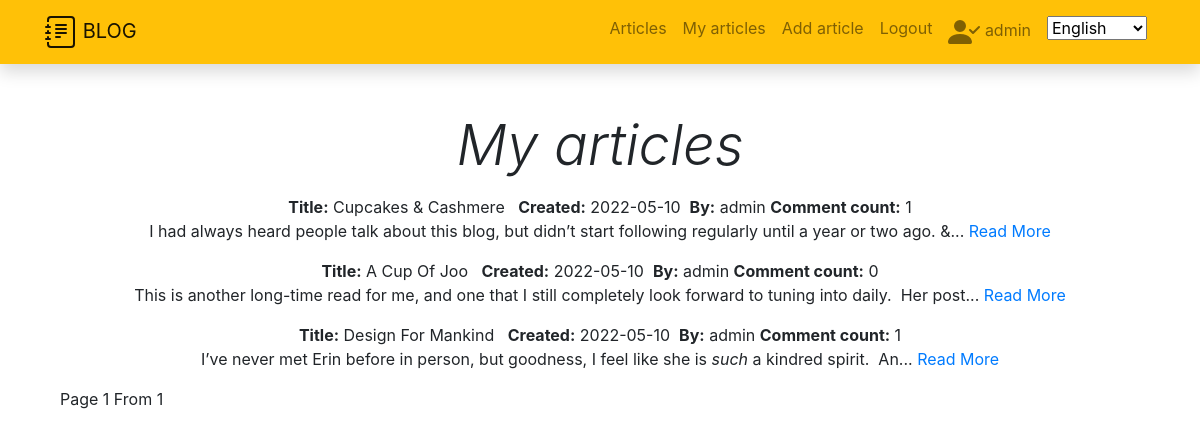
The page /my_articles/ (signed in) on the database its author committed.
### blog/models.py (models this page shows)
class Article(models.Model):
    title = models.CharField(_("Title"), max_length=200, null=True, blank=True)
    user = models.ForeignKey(User, verbose_name="User", on_delete=models.SET_NULL, null=True)
    created = models.DateTimeField(auto_now_add=True)
    content = HTMLField(_('Content'), null=True, blank=True)
    class Meta:
        verbose_name = _("Article")
        verbose_name_plural = _("Articles")
    @property
    def total_sum(self):
        comments = ArticleComment.objects.filter(article_id=self.id)
        return len(comments)
    @property
    def sentence(self):
        words = self.content[:120]
        words += "..."
        return words

### blog/views.py (the view)
# urls.py: path('my_articles/', views.MyArticlesListView.as_view(), name='my_articles'),
class MyArticlesListView(LoginRequiredMixin, ListView):
    model = Article
    context_object_name = 'articles'
    template_name = 'my_articles.html'
    paginate_by = 3
    def get_queryset(self):
        articles = list(reversed(Article.objects.filter(user=self.request.user)))
        return articles

### blog/templates/my_articles.html (shortened to what this page needs)
{% extends "base.html" %}
{% load i18n %}
{% block content %}
    <div class="container mb-3 mt-3 text-center">
        <p class="display-4" style="font-style:italic;">{% trans 'My articles' %}</p>
    </div>
    <div class="container mb-3 mt-3">
        {% for article in articles %}
       <div class="row d-flex justify-content-center ">
            <strong>{% trans 'Title' %}:</strong>&nbsp;{{article.title}}&nbsp;&nbsp;&nbsp;
            <strong>{% trans 'Created' %}:</strong>&nbsp;{{article.created |date:"Y-m-d "}}&nbsp;
            <strong>{% trans 'By' %}:</strong>&nbsp;{{article.user}}&nbsp;
            <strong>{% trans 'Comment count' %}:</strong>&nbsp;{{article.total_sum}}
            <p>{{article.sentence | safe}}</p>&nbsp;
            <a href="{{ article.pk }}">{% trans 'Read More' %}</a>
        </div>
        {% endfor %}
        <div class="pagination">
        <span class="step-links">
            <span class="current">
                {% trans 'Page' %} {{ page_obj.number }} {% trans 'From' %} {{ page_obj.paginator.num_pages }}
            </span>
        </span>
    </div>
</div>
{% endblock %}

### blog/templates/base.html (shortened to what this page needs)
<!DOCTYPE html>
{% load static %}
{% load i18n %}
<html lang="en">
<head>
    <link rel="stylesheet" href="https://maxcdn.bootstrapcdn.com/bootstrap/4.5.0/css/bootstrap.min.css">
    <link rel="stylesheet" href="{% static 'css/styles.css' %}?{% now 'U' %}">
</head>
<body>
<nav class="navbar navbar-expand-lg navbar-light bg-warning static-top mb-5 shadow">
    <div class="container">
        <a class="navbar-brand" href="{% url 'articles' %}">
            BLOG</a>
        <div class="collapse navbar-collapse" id="navbarResponsive">
            <ul class="navbar-nav ml-auto">
                <li class="nav-item">
                    <a class="nav-link" href="{% url 'articles' %}">{% trans 'Articles' %}</a>
                </li>
          {% if user.is_authenticated %}
            <li class="nav-item"><a class="nav-link" href="{% url 'my_articles' %}">{% trans 'My articles' %}</a></li>
            <li class="nav-item"><a class="nav-link" href="{% url 'article_create' %}">{% trans 'Add article' %}</a></li>
            <li class="nav-item"><a class="nav-link" href="{% url 'logout' %}">{% trans 'Logout' %} </a></li>
            <li class="nav-item"><a class="nav-link" href="{% url 'profile' %}">
            {{ user.get_username }}</a></li>
          {% else %}
            <li class="nav-item"><a class="nav-link" href="{% url 'login' %}">{% trans 'Login' %}</a></li>
            <li class="nav-item"><a class="nav-link" href="{% url 'register'%}">{% trans 'Registration' %}</a></li>
          {% endif %}
            <li class="nav-item">
                {% load i18n %}
                  <form action="{% url 'set_language' %}" method="post" class="nav-link">
                    <select name="language" onchange="this.form.submit()">
                      {% load static %}
                      {% get_current_language as LANGUAGE_CODE %}
                      {% get_available_languages as LANGUAGES %}
                      {% for lang in LANGUAGES %}
                      <option style="background-image: url({% static 'img/lt.png' %});" value="{{ lang.0 }}" {% if lang.0 == LANGUAGE_CODE %} selected="selected" {% endif %}>
                        {{ lang.1 }}
                      </option>
                      {% endfor %}
                    </select>
                  </form>
            </li>
            </ul>
        </div>
    </div>
</nav>
<div class="container">
    {% block content %}{% endblock %}
</div>
</body>
</html>

### static/css/styles.css (style rules this page uses)
* { box-sizing:border-box; margin:0; padding:0; }

### rows shown on the page
Article: title "Cupcakes & Cashmere", created "2022-05-10", user "admin", total_sum "1", sentence "I had always heard people talk about this blog, but didn’t start following regularly until a year or two ago. &..."
Article: title "A Cup Of Joo", created "2022-05-10", user "admin", total_sum "0", sentence "This is another long-time read for me, and one that I still completely look forward to tuning into daily. Her post..."
Article: title "Design For Mankind", created "2022-05-10", user "admin", total_sum "1", sentence "I’ve never met Erin before in person, but goodness, I feel like she is such a kindred spirit. An..."

### other values the page prints
{{ user.get_username }} "admin"
{{ page_obj.number }} "1"
{{ page_obj.paginator.num_pages }} "1"
form field language "English"
